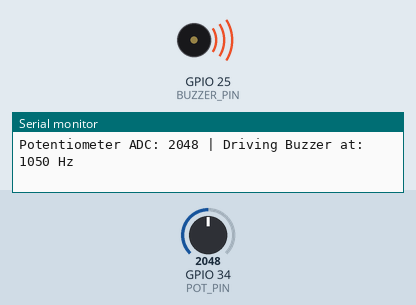
This program was run on a simulated ESP32. On the bench: buzzer (waves = sounding), the last lines printed to the serial monitor. The inputs (shaded band) are chosen by the test bench; at power-on: GPIO 34 (POT_PIN) = 2048.

Above: at 1.2 s.
1.3 s: GPIO 34 (POT_PIN) set to 55
At 2.2 s:
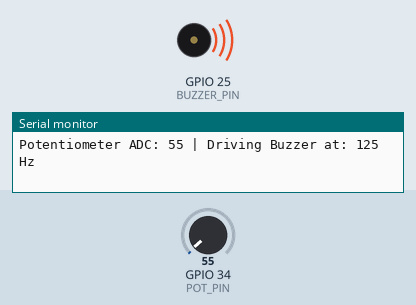
2.8 s: GPIO 34 (POT_PIN) set to 45
At 3.7 s:
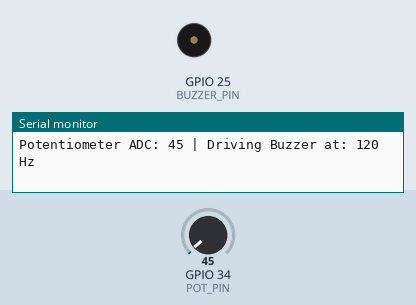
4.3 s: GPIO 34 (POT_PIN) set to 491
At 5.3 s:
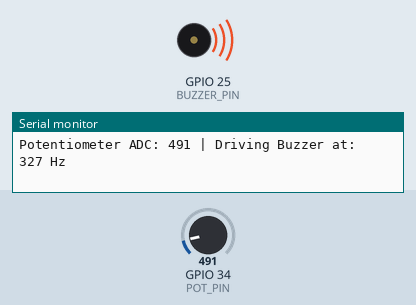
5.8 s: GPIO 34 (POT_PIN) set to 10
At 6.3 s:
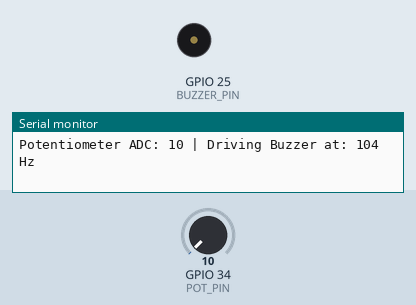
Timing chart, 0 to 8.3 s (numbered marks = the images above; inputs shaded):
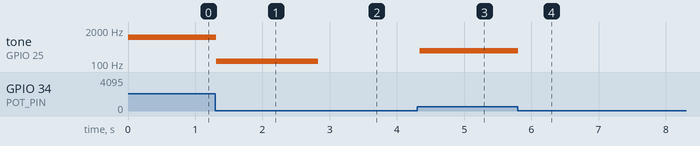

The program:

main.cpp
```cpp
#include <Arduino.h>

// --- Pin Definitions ---
const int POT_PIN = 34;    // Analog input pin connected to Potentiometer SIG
const int BUZZER_PIN = 25; // Output pin connected to Piezo Buzzer SIG

// --- PWM Channel Settings (For Older ESP32 Core Frameworks) ---
const int BUZZER_PWM_CHANNEL = 0; // Use PWM Channel 0 (0 to 15 available)
const int PWM_RESOLUTION = 8;     // 8-bit resolution

// --- Variables ---
int rawPotValue = 0;     // Variable to store raw ADC data (0 to 4095)
int targetFrequency = 0; // Variable to store mapped sound frequency (Hz)

void setup()
{
  // Initialize serial communication for diagnostic monitoring
  Serial.begin(115200);
  Serial.println("--- Local ESP32 Simulation Initialized ---");

  // Configure pin behaviors
  pinMode(POT_PIN, INPUT);

  // 1. Setup channel 0 with a placeholder 2000Hz frequency and 8-bit depth
  ledcSetup(BUZZER_PWM_CHANNEL, 2000, PWM_RESOLUTION);

  // 2. Physically bind GPIO 25 to that configured hardware PWM channel
  ledcAttachPin(BUZZER_PIN, BUZZER_PWM_CHANNEL);
}

void loop()
{
  // 1. Read the 12-bit analog value from the potentiometer dial (0 - 4095)
  rawPotValue = analogRead(POT_PIN);

  // 2. Map the raw sensor readings to a comfortable audio frequency range (100Hz - 2000Hz)
  targetFrequency = map(rawPotValue, 0, 4095, 100, 2000);

  // 3. Print values to the Serial Monitor for visual validation
  Serial.print("Potentiometer ADC: ");
  Serial.print(rawPotValue);
  Serial.print(" | Driving Buzzer at: ");
  Serial.print(targetFrequency);
  Serial.println(" Hz");

  // 4. Handle audio logic based on the sensor position
  if (rawPotValue > 50)
  {
    // Generate continuous oscillations using the updated channel frequency handler
    ledcWriteTone(BUZZER_PWM_CHANNEL, targetFrequency);
  }
  else
  {
    // Kill the audio wave entirely when the dial is turned all the way down
    ledcWriteTone(BUZZER_PWM_CHANNEL, 0);
  }

  // A tiny stabilization delay to keep the local simulation engine breathing easily
  delay(50);
}
```

Measured:
- the behaviour switches between 51 and 50 on GPIO 34 (POT_PIN) (found by bisection; images 1 and 2)
- after the input at 1.3 s, tone on GPIO 25 (BUZZER_PIN): 1050 Hz → 125 Hz at once
- after the input at 2.8 s, tone on GPIO 25 (BUZZER_PIN): 125 Hz → silent at once
- after the input at 4.3 s, tone on GPIO 25 (BUZZER_PIN): silent → 327 Hz at once
- after the input at 5.8 s, tone on GPIO 25 (BUZZER_PIN): 327 Hz → silent at once
